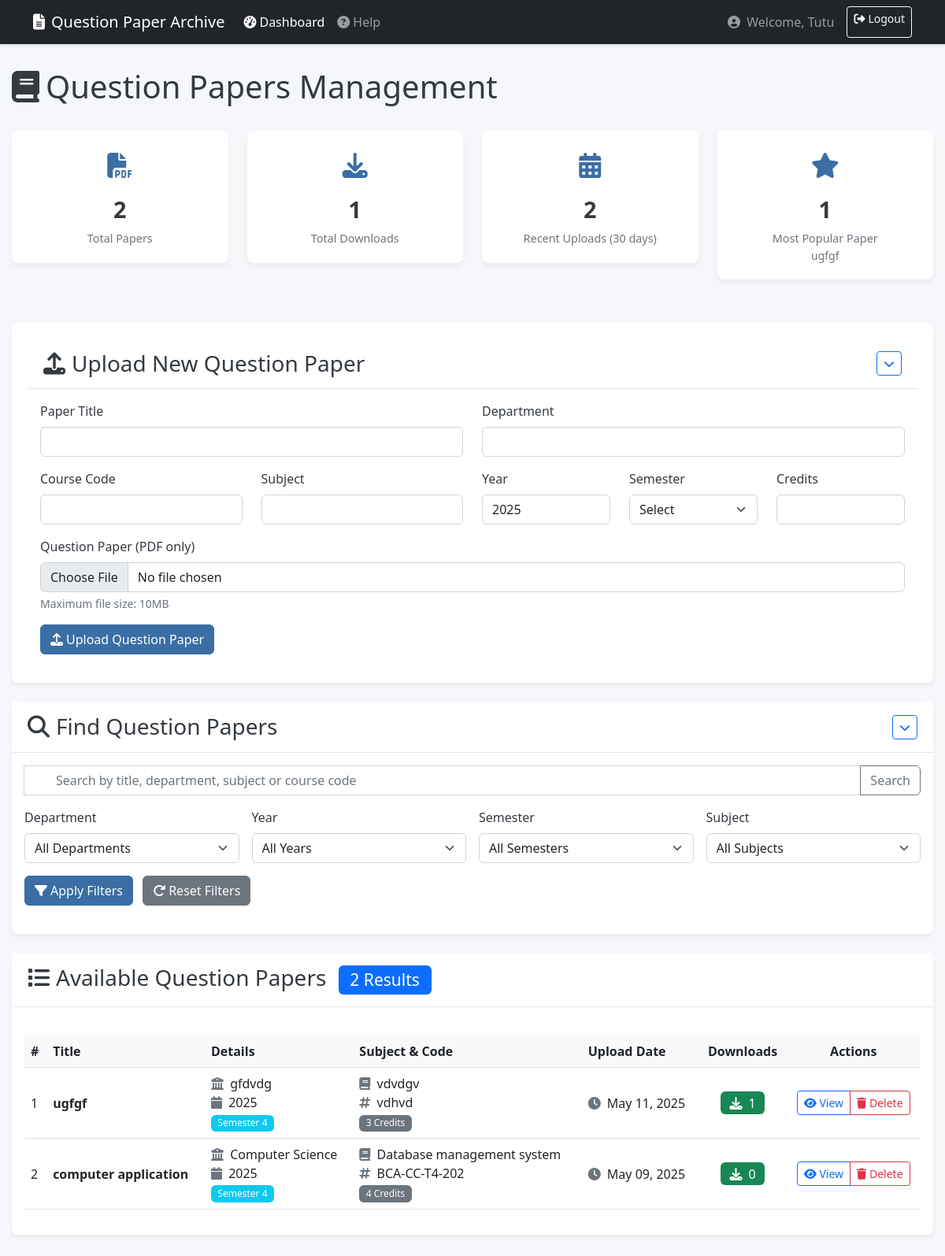
Page /teacher/dashboard.php (signed in) on the committed database.
### tables this page shows
CREATE TABLE `question_papers` (
  `id` int(11) NOT NULL,
  `title` varchar(255) NOT NULL,
  `department` varchar(100) NOT NULL,
  `course_code` varchar(50) NOT NULL,
  `paper_year` int(4) NOT NULL,
  `semester` varchar(50) NOT NULL,
  `subject` varchar(100) NOT NULL,
  `credit` int(2) NOT NULL,
  `file_path` varchar(255) NOT NULL,
  `uploaded_at` timestamp NOT NULL DEFAULT current_timestamp(),
  `download_count` int(11) DEFAULT 0
);

### teacher/dashboard.php (the view, shortened to what the rows shown need)
<?php
$servername = "localhost";
$username = "root";
$password = "";
$dbname = "paper_archive";
$conn = new mysqli($servername, $username, $password, $dbname);
$records_per_page = 10;
$page = isset($_GET['page']) ? (int)$_GET['page'] : 1;
$offset = ($page - 1) * $records_per_page;
$query = "SELECT * FROM question_papers WHERE 1=1";
$query .= " ORDER BY uploaded_at DESC LIMIT $offset, $records_per_page";
$result = $conn->query($query);
?>
<!DOCTYPE html>
<html lang="en">
<head>
    <link rel="stylesheet" href="https://cdnjs.cloudflare.com/ajax/libs/bootstrap/5.2.3/css/bootstrap.min.css">
    <link rel="stylesheet" href="https://cdnjs.cloudflare.com/ajax/libs/font-awesome/6.4.0/css/all.min.css">
    <link rel="stylesheet" href="https://cdnjs.cloudflare.com/ajax/libs/jqueryui/1.13.2/themes/base/jquery-ui.min.css">
</head>
<body>
    <div class="container dashboard-container">
        <div class="header-section mb-4">
            <h1><i class="fas fa-book me-2"></i>Question Papers Management</h1>
        </div>
        <?php
        $popular_paper_query = "SELECT title, download_count FROM question_papers ORDER BY download_count DESC LIMIT 1";
        $popular_paper_result = $conn->query($popular_paper_query);
        $popular_paper = $popular_paper_result->fetch_assoc();
        ?>
        <div class="statistics-section">
            <div class="row">
                <div class="col-md-3 col-sm-6">
                    <div class="card stat-card">
                        <div class="icon">
                            <i class="fas fa-star"></i>
                        </div>
                        <div class="stat-value"><?php echo $popular_paper ? $popular_paper['download_count'] : 0; ?></div>
                        <div class="stat-label">Most Popular Paper</div>
                        <small class="text-muted"><?php echo $popular_paper ? (strlen($popular_paper['title']) > 20 ? substr($popular_paper['title'], 0, 20).'...' : $popular_paper['title']) : 'None'; ?></small>
                    </div>
                </div>
            </div>
        </div>
        <div class="card">
            <div class="card-body">
                <?php if($result && $result->num_rows > 0): ?>
                    <div class="table-responsive">
                        <table class="table table-hover align-middle" id="papersTable">
                            <thead>
                                <tr>
                                    <th>#</th>
                                    <th>Title</th>
                                    <th>Details</th>
                                    <th>Subject & Code</th>
                                    <th>Upload Date</th>
                                    <th class="text-center">Downloads</th>
                                    <th class="text-center">Actions</th>
                                </tr>
                            </thead>
                            <tbody>
                                <?php
                                $counter = $offset + 1;
                                while($row = $result->fetch_assoc()):
                                ?>
                                    <tr class="paper-item" data-paper-id="<?php echo $row['id']; ?>">
                                        <td><?php echo $counter++; ?></td>
                                        <td>
                                            <strong><?php echo htmlspecialchars($row['title']); ?></strong>
                                        </td>
                                        <td>
                                            <span class="d-block">
                                                <i class="fas fa-university text-muted me-1"></i>
                                                <?php echo htmlspecialchars($row['department']); ?>
                                            </span>
                                            <span class="d-block">
                                                <i class="fas fa-calendar text-muted me-1"></i>
                                                <?php echo htmlspecialchars($row['paper_year']); ?>
                                            </span>
                                            <span class="badge bg-info">
                                                <?php echo htmlspecialchars($row['semester']); ?>
                                            </span>
                                        </td>
                                        <td>
                                            <span class="d-block">
                                                <i class="fas fa-book text-muted me-1"></i>
                                                <?php echo htmlspecialchars($row['subject']); ?>
                                            </span>
                                            <span class="d-block">
                                                <i class="fas fa-hashtag text-muted me-1"></i>
                                                <?php echo htmlspecialchars($row['course_code']); ?>
                                            </span>
                                            <span class="badge bg-secondary">
                                                <?php echo htmlspecialchars($row['credit']); ?> Credits
                                            </span>
                                        </td>
                                        <td>
                                            <i class="fas fa-clock text-muted me-1"></i>
                                            <?php echo date('M d, Y', strtotime($row['uploaded_at'])); ?>
                                        </td>
                                        <td class="text-center">
                                            <span class="badge bg-success fs-6">
                                                <i class="fas fa-download me-1"></i>
                                                <?php echo $row['download_count']; ?>
                                            </span>
                                        </td>
                                        <td class="text-center">
                                            <div class="btn-group" role="group">
                                                <a href="../download_paper.php?id=<?php echo $row['id']; ?>" class="btn btn-outline-primary btn-sm view-btn" target="_blank">
                                                    <i class="fas fa-eye"></i> View
                                                </a>
                                                <button type="button" class="btn btn-outline-danger btn-sm delete-btn" data-paper-id="<?php echo $row['id']; ?>">
                                                    <i class="fas fa-trash"></i> Delete
                                                </button>
                                            </div>
                                        </td>
                                    </tr>
                                <?php endwhile; ?>
                            </tbody>
                        </table>
                    </div>
                <?php endif; ?>
            </div>
        </div>
    </div>

### rows in the picture
question_papers: download_count "1", title "ugfgf", department "gfdvdg", paper_year "2025", semester "Semester 4", subject "vdvdgv", course_code "vdhvd", credit "3", uploaded_at "May 11, 2025"
question_papers: title "computer application", department "Computer Science", paper_year "2025", semester "Semester 4", subject "Database management system", course_code "BCA-CC-T4-202", credit "4", uploaded_at "May 09, 2025", download_count "0"

### other values in the picture
$_SESSION['username'] "Tutu"
$total_papers "2"
$total_downloads "1"
$recent_uploads "2"
$total_records "2"
